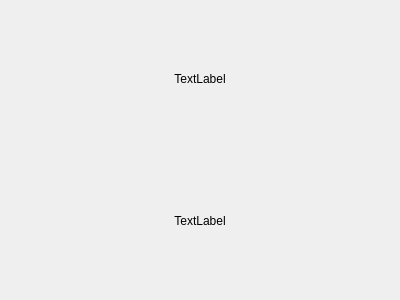
<?xml version="1.0" encoding="UTF-8"?>
<ui version="4.0">
 <class>HandSecondaryPlayer</class>
 <widget class="QWidget" name="HandSecondaryPlayer">
  <property name="geometry">
   <rect>
    <x>0</x>
    <y>0</y>
    <width>400</width>
    <height>300</height>
   </rect>
  </property>
  <property name="windowTitle">
   <string>Form</string>
  </property>
  <layout class="QGridLayout" name="gridLayout">
   <item row="0" column="0">
    <layout class="QVBoxLayout" name="verticalLayout">
     <item>
      <widget class="QLabel" name="lbl_Doors">
       <property name="text">
        <string>TextLabel</string>
       </property>
       <property name="alignment">
        <set>Qt::AlignCenter</set>
       </property>
      </widget>
     </item>
     <item>
      <widget class="QLabel" name="lbl_Treasures">
       <property name="text">
        <string>TextLabel</string>
       </property>
       <property name="alignment">
        <set>Qt::AlignCenter</set>
       </property>
      </widget>
     </item>
    </layout>
   </item>
  </layout>
 </widget>
 <resources/>
 <connections/>
</ui>
